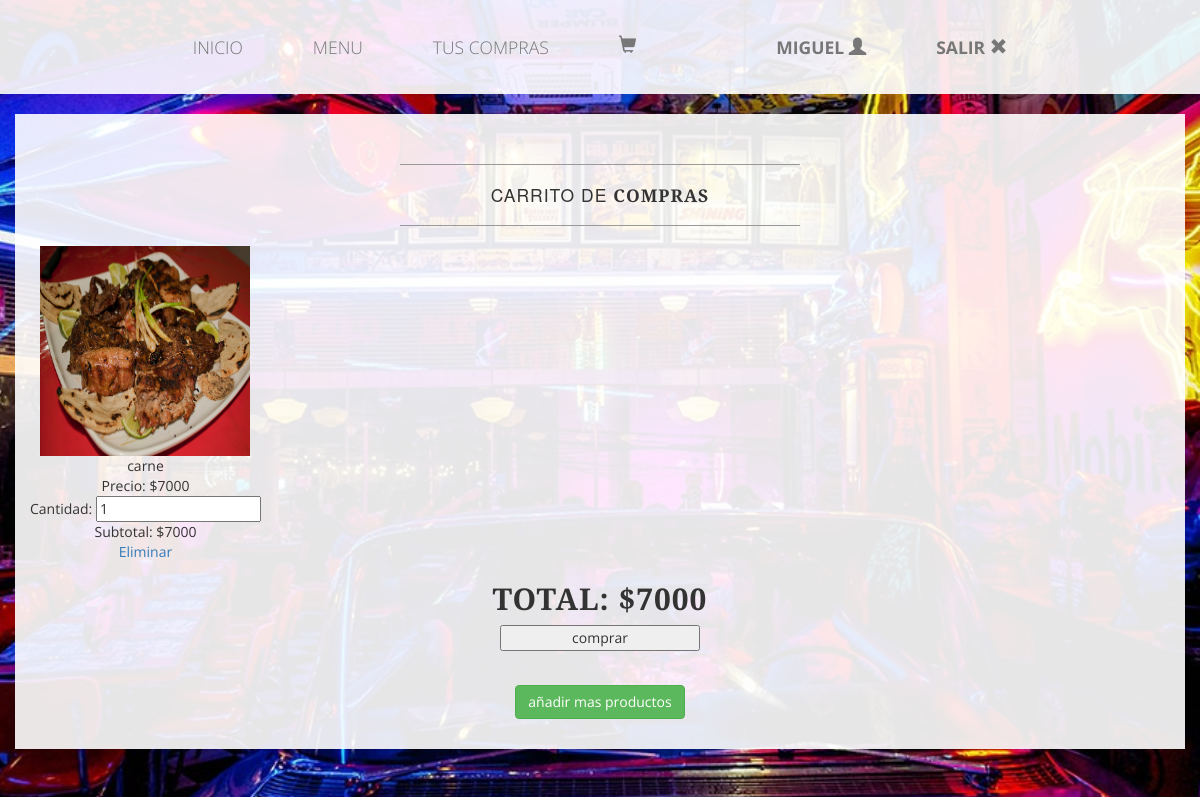
Screenshot of /BAR-UNIMINUTO-main/vista/carritodecompras.php?id=1 (signed in) with the database file from the repository.
### tables this page shows
CREATE TABLE `platos` (
  `id` int(11) NOT NULL,
  `nombre` text NOT NULL,
  `descripcion` text NOT NULL,
  `imagen` text NOT NULL,
  `precio` double NOT NULL,
  `id_categoria` varchar(255) NOT NULL,
  `estado` int(11) NOT NULL
);

### BAR-UNIMINUTO-main/vista/carritodecompras.php (the view, shortened to what this page needs)
<?php
	include '../modelo/connect_db.php';
	if(isset($_SESSION['carrito'])){
		if(isset($_GET['id'])){
					$arreglo=$_SESSION['carrito'];
					$encontro=false;
					$numero=0;
					for($i=0;$i<count($arreglo);$i++){
						if($arreglo[$i]['Id']==$_GET['id']){
							$encontro=true;
							$numero=$i;
						}
					}
					if($encontro==true){
						$arreglo[$numero]['Cantidad']=$arreglo[$numero]['Cantidad']+1;
						$_SESSION['carrito']=$arreglo;
					}else{
						$nombre="";
						$precio=0;
						$imagen="";
					$re=$mysql->query("SELECT * FROM `platos` WHERE id=".$_GET ['id'])
				or die($mysql->error);
		while ($f=$re->fetch_array()) {
							$nombre=$f['nombre'];
							$precio=$f['precio'];
							$imagen=$f['imagen'];
						}
						$datosNuevos=array('Id'=>$_GET['id'],
										'Nombre'=>$nombre,
										'Precio'=>$precio,
										'Imagen'=>$imagen,
										'Cantidad'=>1);
						array_push($arreglo, $datosNuevos);
						$_SESSION['carrito']=$arreglo;
					}
		}
	}else{
		if(isset($_GET['id'])){
				$re=$mysql->query("SELECT * FROM `platos` WHERE id=".$_GET ['id'])
				or die($mysql->error);
		}
	}
?>
<html lang="en">
<head>
    <link href="../css/bootstrap.min.css" rel="stylesheet">
    <link href="../css/business-casual.css" rel="stylesheet">
</head>
<body>
    <?php
    require("cabecerausu.php");
    ?>
    <div class="container">
        <div class="row">
            <div class="box">
                <div class="col-lg-12">
                    <hr>
                    <h2 class="intro-text text-center">CARRITO de
                        <strong>COMPRAS</strong>
                    </h2>
                    <hr>
                </div>
		<?php
			$total=0;
			if(isset($_SESSION['carrito'])){
			$datos=$_SESSION['carrito'];
			$total=0;
			for($i=0;$i<count($datos);$i++){
		?>
				<div class="producto">
					<center>
						<jo>
						<ji>
            			<img src="../productos/<?php echo $datos[$i]['Imagen'];?>" width="300"><br></jo>
						<span><?php echo $datos[$i]['Nombre'];?></span><br>
						<span>Precio: $<?php echo $datos[$i]['Precio'];?></span><br>
						<span>Cantidad:
							<input type="text" value="<?php echo $datos[$i]['Cantidad'];?>"
							data-precio="<?php echo $datos[$i]['Precio'];?>"
							data-id="<?php echo $datos[$i]['Id'];?>"
							class="cantidad">
						</span><br>
						<span class="subtotal">Subtotal: $<?php echo $datos[$i]['Cantidad']*$datos[$i]['Precio'];?></span><br>
						<a href="#" class="Eliminar" data-id="<?php echo $datos[$i]['Id']?>">Eliminar</a>
					</center>
				</div>
			<?php
				$total=($datos[$i]['Cantidad']*$datos[$i]['Precio'])+$total;
			}
			}else{
				echo '<center><h2>No has añadido ningun producto</h2></center>';
			}
			echo '<center><h2 id="total">Total: $'.$total.'</h2></center>';
			if($total!=0){
			?>
				<form action="imprimecompra.php" method="post">
					<center><input type="submit" value="comprar" class="aceptar" style="width:200px"></center>
				</form>
			<?php
			}
			?>
                    <br>
                    <center>
                    <input type="submit" value="añadir mas productos" onClick="location.href='blogusuario.php'" class="btn btn-success btn-primary" style="width: 170px">
                    </center>
</div>
            </div>
        </div>
</body>
</html>

### BAR-UNIMINUTO-main/css/business-casual.css (style rules this page uses)
jo { margin: auto; margin-top: 10px; }
jo ji img { width: 210px; height: 210px; }
.producto { display: inline-flex; }
body { font-family: "Open Sans","Helvetica Neue",Helvetica,Arial,sans-serif; background: url(../img/bg.jpg) no-repeat center center fixed; -webkit-background-size: cover; -moz-background-size: cover; background-size: cover; -o-background-size: cover; }
h1, h2, h3, h4, h5, h6 { text-transform: uppercase; font-family: "Josefin Slab","Helvetica Neue",Helvetica,Arial,sans-serif; font-weight: 700; letter-spacing: 1px; }
hr { max-width: 400px; border-color: #999999; }
.box { margin-bottom: 20px; padding: 30px 15px; background: #fff; background: rgba(255,255,255,0.9); }
.intro-text { text-transform: uppercase; font-size: 1.25em; font-weight: 400; letter-spacing: 1px; }
@media screen and (min-width:1200px) { .box:after { content: ''; display: table; clear: both; } }

### rows the page displays
platos: imagen (picture), nombre "carne", precio "7000", id "1", $datos[$i]['Cantidad']*$datos[$i]['Precio'] "7000"

### other values shown
$_SESSION['nombre'] "MIGUEL"
$total "7000"
